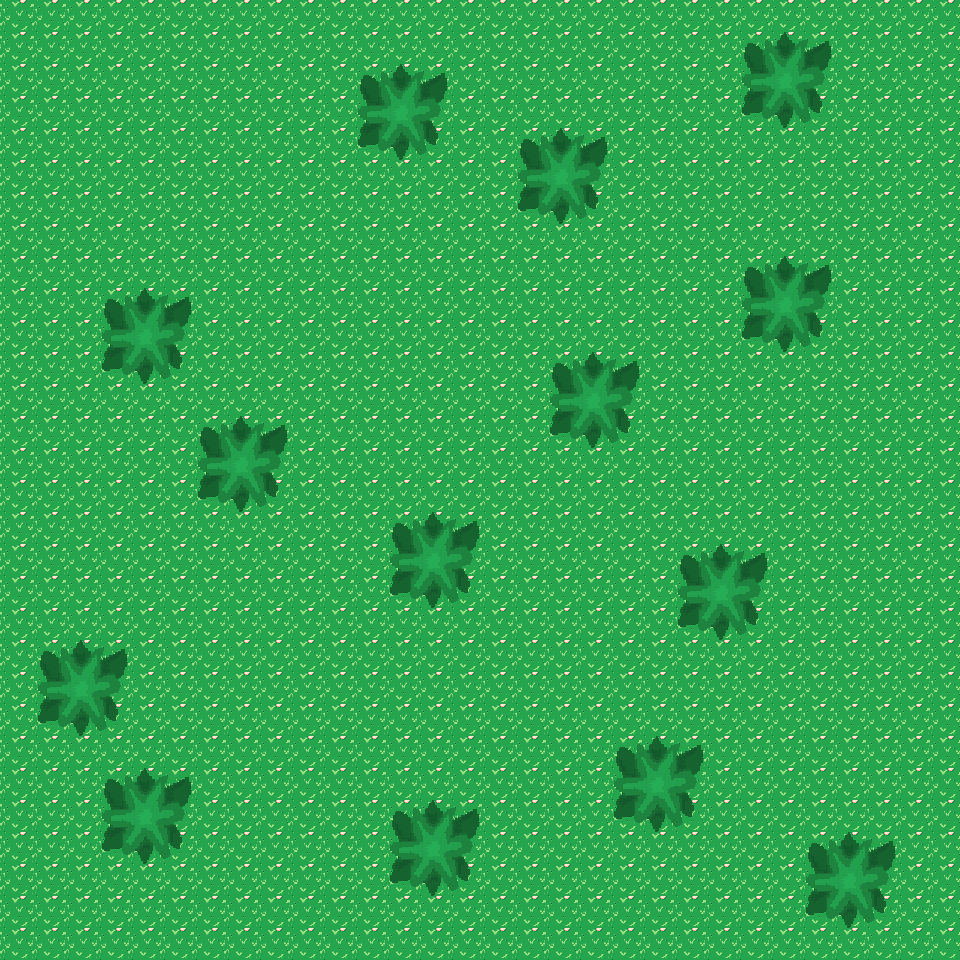

The image is a tile-based game level rendered from a .tmx file. Its description and source (layers, tilesets, objects; grid data summarised) follow:
An orthogonal 30x30 tile map with 32x32 px tiles, 2 tile layers (Background, Fringe), 1 hidden layer not drawn, 2 tilesets and 6 objects.

<map version="1.0" orientation="orthogonal" renderorder="right-down" width="30" height="30" tilewidth="32" tileheight="32" nextobjectid="7">
 <properties>
  <property name="atlas" value="tileset/demo0.atlas" />
  <property name="chunk_size" type="int" value="16" />
  <property name="name" value="Woodlands" />
  <property name="spawnpoint_x" type="float" value="14" />
  <property name="spawnpoint_y" type="float" value="14" />
 </properties>
 <tileset firstgid="1" name="Tileset_Woodland" tilewidth="32" tileheight="32" tilecount="42" columns="7">
  <image source="tileset/Tileset_Woodland.png" width="224" height="192" />
 </tileset>
 <tileset firstgid="43" name="Procket_Tileset_Trees" tilewidth="96" tileheight="96" tilecount="1" columns="1">
  <image source="tileset/Procket_Tileset_Trees.png" width="96" height="96" />
  <tile id="0">
   <properties>
    <property name="hitbox_height" type="float" value="2" />
    <property name="hitbox_offset_x" type="float" value="0.5" />
    <property name="hitbox_offset_y" type="float" value="0.5" />
    <property name="hitbox_width" type="float" value="2" />
    <property name="random_rotation" type="bool" value="true" />
   </properties>
  </tile>
 </tileset>
 <layer name="Background" width="30" height="30">
  <data>[900 cells, 900 non-empty, 1 distinct tile ids]</data>
 </layer>
 <layer name="Fringe" width="30" height="30">
  <data>[900 cells, 14 non-empty, 1 distinct tile ids]</data>
 </layer>
 <layer name="Collisions" width="30" height="30" visible="0">
  <data>[900 cells, 0 non-empty, 0 distinct tile ids]</data>
 </layer>
 <objectgroup name="Object Layer 1">
  <properties>
   <property name="da" type="bool" value="true" />
  </properties>
  <object id="1" x="104" y="288" width="88" height="96" />
  <object id="2" x="104" y="792" width="88" height="64" />
  <object id="3" x="40" y="640" width="104" height="96" />
  <object id="4" x="200" y="424" width="80" height="88" />
  <object id="5" x="368" y="80" width="72" height="80" />
 </objectgroup>
 <objectgroup name="Object Layer 2" visible="0" opacity="0.9">
  <object id="6" x="208" y="56" width="104" height="136">
   <ellipse />
  </object>
 </objectgroup>
</map>